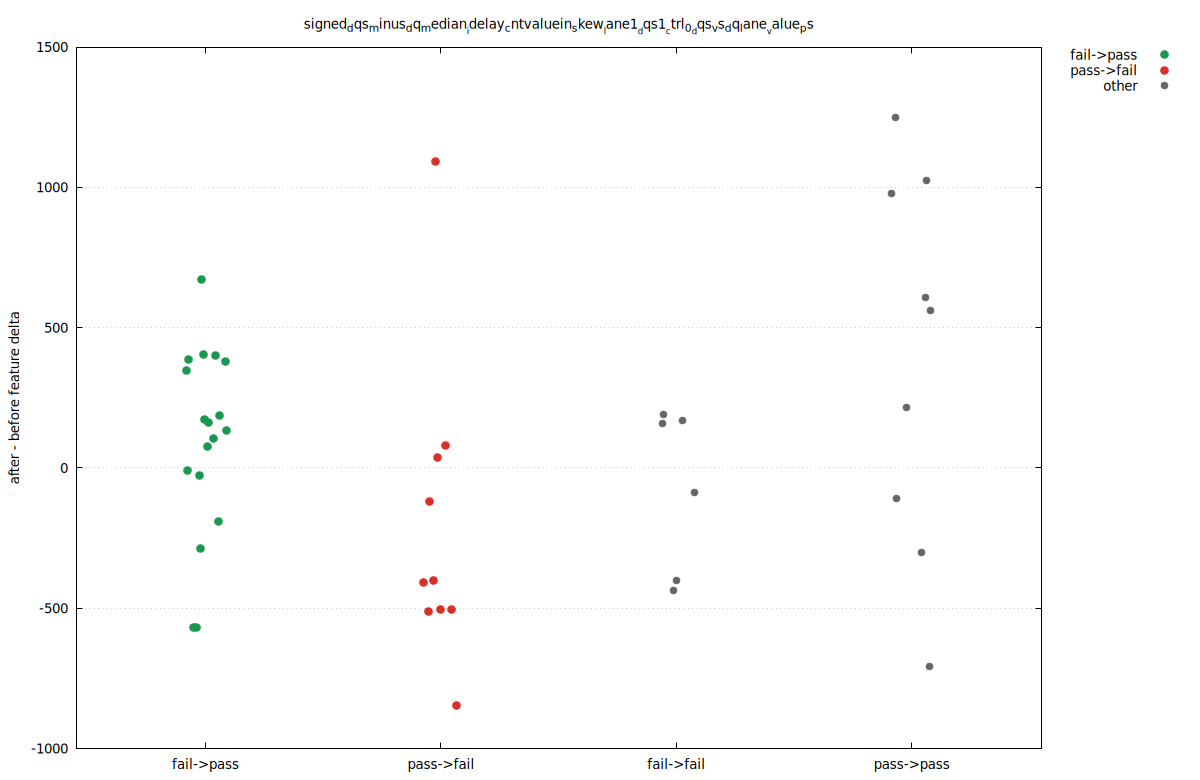

Recreate this plot in gnuplot.
set terminal pngcairo size 1200,780 enhanced font 'DejaVu Sans,10'
set output 'delta_11.png'
set datafile separator comma
set key outside right top
set grid ytics
set xrange [0.45:4.55]
set xtics ('fail->pass' 1, 'pass->fail' 2, 'fail->fail' 3, 'pass->pass' 4)
set ylabel 'after - before feature delta'
set title 'signed_dqs_minus_dq_median__idelay_cntvaluein_skew__lane1__dqs1__ctrl_0__dqs_vs_dq_lane__value_ps'
plot \
  'delta_11.dat' using 1:3 with points pt 7 ps 1.25 lc rgb '#1a9850' title 'fail->pass', \
  'delta_11.dat' using 1:4 with points pt 7 ps 1.25 lc rgb '#d73027' title 'pass->fail', \
  'delta_11.dat' using 1:5 with points pt 7 ps 1.1 lc rgb '#666666' title 'other'
